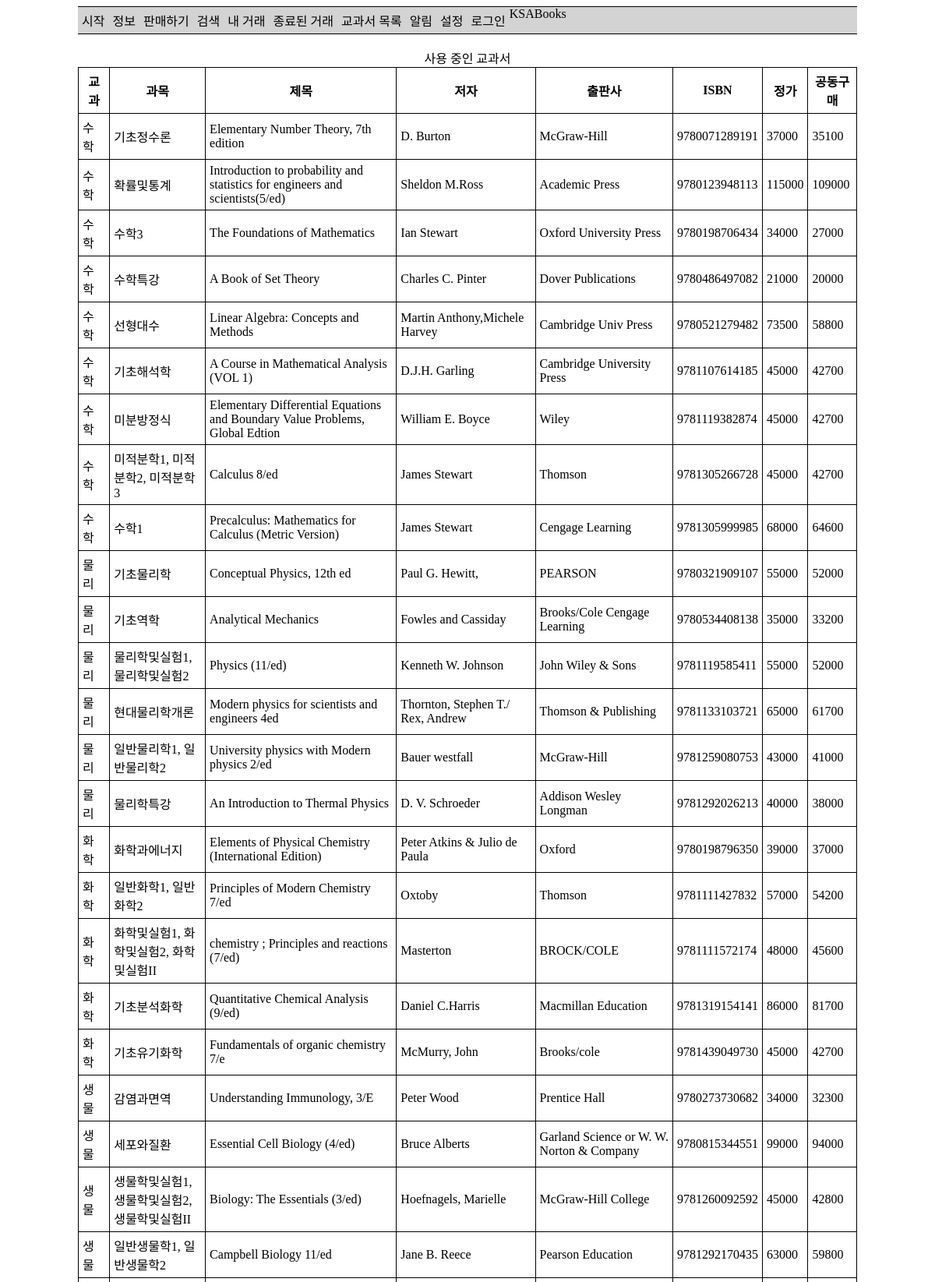
The page /book-list/ (upper part) on the database its author committed.
### ksa_books_app/models.py (models this page shows, shortened)
class Book(models.Model):
    title = models.CharField(max_length=100, verbose_name='제목')
    author = models.CharField(max_length=100, verbose_name='저자')
    courses = models.ManyToManyField(Course, verbose_name='과목')
    subject = models.ForeignKey(Subject, verbose_name='교과', on_delete=models.SET_NULL, null=True)
    publisher = models.CharField(max_length=100, verbose_name='출판사')
    isbn = models.CharField(max_length=13, verbose_name='ISBN',
                            help_text='13 Character <a href="https://www.isbn-international.org/content/what-isbn">ISBN number</a>')
    list_price = models.PositiveIntegerField(verbose_name='정가', null=True, blank=True)
    group_price = models.PositiveIntegerField(verbose_name='공동구매 가격', null=True, blank=True)
    using = models.BooleanField(verbose_name='사용 여부')
    class Meta:
        permissions = (
            ('load_data', 'Can load data'),
        )
        ordering = ['subject']
    def display_courses(self):
        return ', '.join([str(c) for c in self.courses.all()])
    display_courses.short_description = '수업'

class Subject(models.Model):
    name = models.CharField(max_length=10, verbose_name='교과명')
    def __str__(self):
        return self.name

class Course(models.Model):
    subject = models.ForeignKey(Subject, on_delete=models.SET_NULL, verbose_name='교과', null=True)
    name = models.CharField(max_length=50, verbose_name='과목명')
    open = models.BooleanField(verbose_name='수강 가능')
    def __str__(self):
        return self.name

### ksa_books_app/views.py (the view)
# urls.py: path('book-list/', views.BookListView.as_view(), name='book-list'),
class BookListView(ListView):
    model = Book
    template_name = 'book_list.html'

### ksa_books_app/templates/book_list.html
{% extends 'base_generic.html' %}
{% block content %}
    {% if object_list %}
        <table>
        <caption>사용 중인 교과서</caption>
            <thead>
                <tr>
                    <th>교과</th>
                    <th>과목</th>
                    <th>제목</th>
                    <th>저자</th>
                    <th>출판사</th>
                    <th>ISBN</th>
                    <th>정가</th>
                    <th>공동구매</th>
                </tr>
            </thead>
            <tbody>
                {% for book in object_list %}
                    {% if book.using %}
                        <tr>
                            <td>{{ book.subject }}</td>
                            <td>{{ book.display_courses }}</td>
                            <td>{{ book.title }}</td>
                            <td>{{ book.author }}</td>
                            <td>{{ book.publisher }}</td>
                            <td>{{ book.isbn }}</td>
                            <td>{{ book.list_price }}</td>
                            <td>{{ book.group_price }}</td>
                        </tr>
                    {% endif %}
                {% endfor %}
            </tbody>
        </table>
    {% else %}
        <p>There are no books registered.</p>
    {% endif %}
{% endblock %}

### ksa_books_app/templates/base_generic.html (style rules this page uses)
table, th, td { border: 1px solid #000000; border-collapse: collapse; padding: 5px; }

### rows shown on the page
Book: subject "수학", display_courses "기초정수론", title "Elementary Number Theory, 7th edition", author "D. Burton", publisher "McGraw-Hill", isbn "9780071289191", list_price "37000", group_price "35100"
Book: subject "수학", display_courses "확률및통계", title "Introduction to probability and statistics for engineers and scientists(5/ed)", author "Sheldon M.Ross", publisher "Academic Press", isbn "9780123948113", list_price "115000", group_price "109000"
Book: subject "수학", display_courses "수학3", title "The Foundations of Mathematics", author "Ian Stewart", publisher "Oxford University Press", isbn "9780198706434", list_price "34000", group_price "27000"
Book: subject "수학", display_courses "수학특강", title "A Book of Set Theory", author "Charles C. Pinter", publisher "Dover Publications", isbn "9780486497082", list_price "21000", group_price "20000"
Book: subject "수학", display_courses "선형대수", title "Linear Algebra: Concepts and Methods", author "Martin Anthony,Michele Harvey", publisher "Cambridge Univ Press", isbn "9780521279482", list_price "73500", group_price "58800"
Book: subject "수학", display_courses "기초해석학", title "A Course in Mathematical Analysis (VOL 1)", author "D.J.H. Garling", publisher "Cambridge University Press", isbn "9781107614185", list_price "45000", group_price "42700"
Book: subject "수학", display_courses "미분방정식", title "Elementary Differential Equations and Boundary Value Problems, Global Edtion", author "William E. Boyce", publisher "Wiley", isbn "9781119382874", list_price "45000", group_price "42700"
Book: subject "수학", display_courses "미적분학1, 미적분학2, 미적분학3", title "Calculus 8/ed", author "James Stewart", publisher "Thomson", isbn "9781305266728", list_price "45000", group_price "42700"
Book: subject "수학", display_courses "수학1", title "Precalculus: Mathematics for Calculus (Metric Version)", author "James Stewart", publisher "Cengage Learning", isbn "9781305999985", list_price "68000", group_price "64600"
Book: subject "물리", display_courses "기초물리학", title "Conceptual Physics, 12th ed", author "Paul G. Hewitt,", publisher "PEARSON", isbn "9780321909107", list_price "55000", group_price "52000"
Book: subject "물리", display_courses "기초역학", title "Analytical Mechanics", author "Fowles and Cassiday", publisher "Brooks/Cole Cengage Learning", isbn "9780534408138", list_price "35000", group_price "33200"
Book: subject "물리", display_courses "물리학및실험1, 물리학및실험2", title "Physics (11/ed)", author "Kenneth W. Johnson", publisher "John Wiley & Sons", isbn "9781119585411", list_price "55000", group_price "52000"
Book: subject "물리", display_courses "현대물리학개론", title "Modern physics for scientists and engineers 4ed", author "Thornton, Stephen T./ Rex, Andrew", publisher "Thomson & Publishing", isbn "9781133103721", list_price "65000", group_price "61700"
Book: subject "물리", display_courses "일반물리학1, 일반물리학2", title "University physics with Modern physics 2/ed", author "Bauer westfall", publisher "McGraw-Hill", isbn "9781259080753", list_price "43000", group_price "41000"
Book: subject "물리", display_courses "물리학특강", title "An Introduction to Thermal Physics", author "D. V. Schroeder", publisher "Addison Wesley Longman", isbn "9781292026213", list_price "40000", group_price "38000"
Book: subject "화학", display_courses "화학과에너지", title "Elements of Physical Chemistry (International Edition)", author "Peter Atkins & Julio de Paula", publisher "Oxford", isbn "9780198796350", list_price "39000", group_price "37000"
Book: subject "화학", display_courses "일반화학1, 일반화학2", title "Principles of Modern Chemistry 7/ed", author "Oxtoby", publisher "Thomson", isbn "9781111427832", list_price "57000", group_price "54200"
Book: subject "화학", display_courses "화학및실험1, 화학및실험2, 화학및실험II", title "chemistry ; Principles and reactions (7/ed)", author "Masterton", publisher "BROCK/COLE", isbn "9781111572174", list_price "48000", group_price "45600"
Book: subject "화학", display_courses "기초분석화학", title "Quantitative Chemical Analysis (9/ed)", author "Daniel C.Harris", publisher "Macmillan Education", isbn "9781319154141", list_price "86000", group_price "81700"
Book: subject "화학", display_courses "기초유기화학", title "Fundamentals of organic chemistry 7/e", author "McMurry, John", publisher "Brooks/cole", isbn "9781439049730", list_price "45000", group_price "42700"
Book: subject "생물", display_courses "감염과면역", title "Understanding Immunology, 3/E", author "Peter Wood", publisher "Prentice Hall", isbn "9780273730682", list_price "34000", group_price "32300"
Book: subject "생물", display_courses "세포와질환", title "Essential Cell Biology (4/ed)", author "Bruce Alberts", publisher "Garland Science or W. W. Norton & Company", isbn "9780815344551", list_price "99000", group_price "94000"
Book: subject "생물", display_courses "생물학및실험1, 생물학및실험2, 생물학및실험II", title "Biology: The Essentials (3/ed)", author "Hoefnagels, Marielle", publisher "McGraw-Hill College", isbn "9781260092592", list_price "45000", group_price "42800"
Book: subject "생물", display_courses "일반생물학1, 일반생물학2", title "Campbell Biology 11/ed", author "Jane B. Reece", publisher "Pearson Education", isbn "9781292170435", list_price "63000", group_price "59800"
